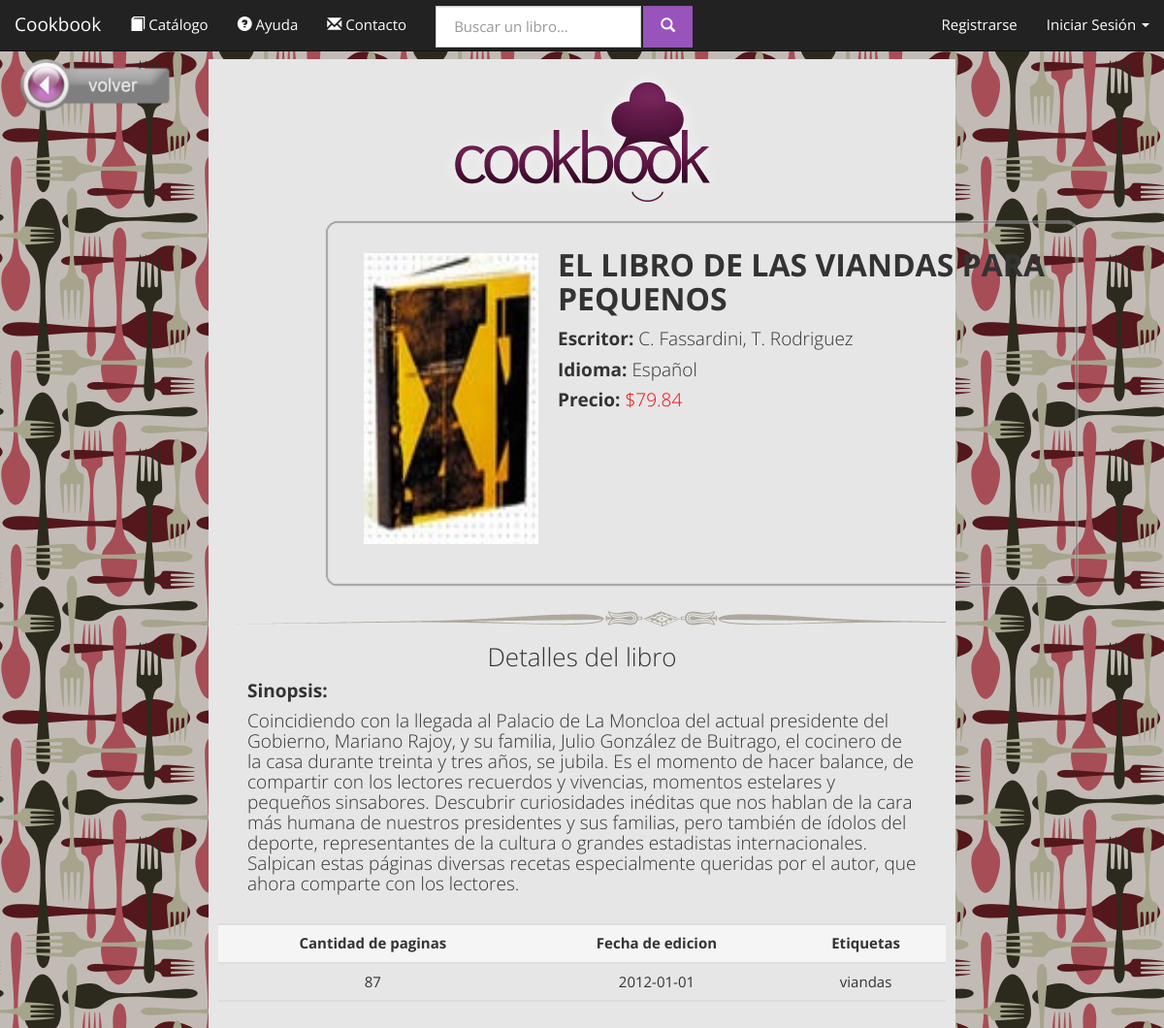
The page /cookbooks.com.ar/product.php?id=2147483647 on the database its author committed.
### tables this page shows
CREATE TABLE IF NOT EXISTS `libros` (
  `ISBN` varchar(10) NOT NULL DEFAULT '',
  `titulo` varchar(50) NOT NULL DEFAULT '',
  `IDIOMA` varchar(40) NOT NULL DEFAULT '',
  `paginas` int(11) NOT NULL DEFAULT '0',
  `precio` float NOT NULL DEFAULT '0',
  `fecha` date NOT NULL DEFAULT '0000-00-00',
  `etiquetas` varchar(100) NOT NULL DEFAULT '',
  `texto` text,
  `tapa` text,
  `eliminado` tinyint(1) NOT NULL DEFAULT '0',
  `hidden` tinyint(1) NOT NULL,
  PRIMARY KEY (`ISBN`)
);

### cookbooks.com.ar/database.php (called while the page is built, shortened)
<?php
class Conexion {
	private $hostname = 'localhost';
	private $port = '8080';
	private $username = 'root';
	private $password = 'F3Dericcio';
	private $dbname = 'cookbookg32';
	private $dbh;
	function conectar(){
		try {
			$this->dbh = new PDO("mysql:host=$this->hostname;dbname=$this->dbname;port=$this->port", $this->username, $this->password, array(PDO::MYSQL_ATTR_INIT_COMMAND => "SET NAMES utf8"));
			return true;
		} catch(PDOException $e) {
			return false;
		}
	}
	function query($statement){
		return $this->dbh->query($statement);
	}
}
class Books{
	static private $conexion;
	static function initialize(){
		self::$conexion = new Conexion;
	}
	static function getBook($bookISBN){
		$result = self::$conexion->query("
			SELECT L.ISBN, L.titulo, GROUP_CONCAT(E.id_autor) as autores, L.paginas, L.precio, L.IDIOMA, L.fecha, L.etiquetas, L.texto, L.tapa, L.eliminado, L.hidden
			FROM libros L
			LEFT JOIN escribe E ON (L.ISBN=E.isbn)
			GROUP BY L.ISBN
			HAVING (L.ISBN=$bookISBN)
		");
		if ($result && $result->rowCount()>0){
			$bookInfo = $result->fetchAll(PDO::FETCH_ASSOC);
			return new Book($bookInfo[0]);
		}
		return NULL;
	}
}
class Book{
	private	$ISBN, $OLD_ISBN,
			$titulo,
			$paginas,
			$precio,
			$idioma,
			$fecha,
			$etiquetas,
			$texto,
			$tapa,
			$eliminado,
			$oculto,
			$autores;
	function __construct($param){
		$this->titulo = $param['titulo']? $param['titulo']:'';
		$this->paginas = $param['paginas']? $param['paginas']:'0';
		$this->precio = $param['precio']? $param['precio']:'0';
		$this->idioma= $param['IDIOMA']? $param['IDIOMA']:'';
		$this->fecha = $param['fecha']? $param['fecha']:'0000-00-00';
		$this->etiquetas = $param['etiquetas']? $param['etiquetas']:'';
		$this->texto = $param['texto']? $param['texto']:'';
		$this->tapa = $param['tapa']? $param['tapa']:'';
		$this->autores = $param['autores']? $param['autores']:'';
	}
	function getTitulo(){
		return $this->titulo;
	}
	function getAutoresString(){
		$arreglo= $this->getAutores();
		$string ="";
		foreach ($arreglo as $key => $value) {
			$inicial=$value->getNombre();
			$inicial= $inicial[0];
			$string.=$inicial.'. '.$value->getApellido().", ";
		}
		$string= substr ($string, 0, -2);
		return $string;
	}
	function getAutores(){
		$autores_ids = explode(",", $this->autores);
		$result= Array();
		foreach ($autores_ids as $key => $value) {
			$autor = Authors::getAuthor($value);
			if ($autor)	array_push($result, $autor);
		}
		return $result;
	}
	function getPaginas(){
		return $this->paginas;
	}
	function getPrecio(){
		return $this->precio;
	}
	function getIdioma(){
		return $this->idioma;
	}
	function getFecha(){
		return $this->fecha;
	}
	function getEtiquetas(){
		return $this->etiquetas;
	}
	function getTexto(){
		return $this->texto;
	}
	function getTapa($crudo = false){
		if ($crudo){
			return $this->tapa;
		}else{
			if(is_file("books/img/tapas/".$this->tapa)){
				return $this->tapa;
			}else{
				return "_DEFAULT_.jpg";
			}
		}
	}
}
class Authors{
	static private $initialized = FALSE;
	static private $conexion;
	private static function initialize(){
		if (self::$initialized) return;
		self::$conexion = new Conexion;
		self::$initialized = TRUE;
	}
	public static function getAuthor($ID){
		$result = self::$conexion->query("
			SELECT *
			FROM autor
			WHERE (ID=$ID)AND(eliminado=0)
			LIMIT 1
		");
		if ($result && $result->rowCount()>0) return new Author($result->fetch(PDO::FETCH_ASSOC));
		else return NULL;
	}
}
class Author{
	private	$ID,
			$nombre,
			$apellido,
			$fecha_nacimiento,
			$lugar_nacimiento,
			$eliminado;
	function __construct($params){
		$this->nombre = $params['nombre']? $params['nombre']: "";
		$this->apellido = $params['apellido']? $params['apellido']:"";
	}
	function getNombre(){
		return $this->nombre;
	}
	function getApellido(){
		return $this->apellido;
	}
}
		?>

### cookbooks.com.ar/product.php (the view, shortened to what this page needs)
<?php
	include_once('database.php');
	if (!isset($_REQUEST['id'])) header('location:./');
	else{
		$book = Books::getBook($_REQUEST['id']);
	}
?>
<!DOCTYPE html>
<html lang="es">
    <head>
        <link href="bootstrap-3.1.1-dist/css/bootstrap_Cosmo.css" rel="stylesheet" media="screen">
    </head>
    <body>
        <?php include_once('navigation.php'); ?>
        <div class="container-fluid text-center">
            <div class="row">
                <div class="col-md-2">
                		<a href="index.php" > <img src="website/img/btn-volver.png" alt="volver" title="volver" "  > </a>
                </div>
                <div class="col-md-8">
                	<div class="jumbotron" style="padding: 10px;min-height: 700px">
                        <img src="website/img/logo.png" class="center-block img-responsive" />
						<div id="contiene">
							<div id="cabeza" >
								<img src="books/img/tapas/<?php echo $book->getTapa() ?>" align="left" style="margin:40px 20px 50px 50px; height:300px; width: 180px">
								<div style="position: relative; margin-right: 140px; margin-top: 30px; text-align: left">
								<h2 style="margin: 0; padding: 4px; alignment-adjust: left"><strong><?php echo $book->getTitulo(); ?></strong></h2>
		                       	<table>
		                            <tr><h4><strong>Escritor: </strong><?php echo $book->getAutoresString();?></tr></h4>
		                            <tr><h4><strong>Idioma: </strong><?php echo $book->getIdioma(); ?></h4></tr>
		                            <tr><h4><strong>Precio: </strong><?php echo "<font color='red'>$".$book->getPrecio()."</font>" ?></h4></tr>
		                            	</div>
							</div>
						</div>
					</div>
						<div id="cuerpo">
							<h3>Detalles del libro</h3>
							<h4 align="left"><strong>Sinopsis: </strong></h4>
							<h4 align="left">
								<?php echo $book->getTexto() ?>
							</h4>
						</div>
						<table class="table">
							 <tbody>
							<tr class="active">
								<td><strong>Cantidad de paginas</strong></td>
								<td><strong>Fecha de edicion</strong></td>
								<td><strong>Etiquetas</strong></td>
							</tr>
							 </tbody>
							  <tbody>
						 	<tr >
								<td><?php echo $book->getPaginas(); ?></br></td>
								<td><?php echo $book->getFecha() ?></br></td>
								<td><?php echo $book->getEtiquetas() ?></br></td>
							</tr>
							 </tbody>
						</table>
           	</div>
       </div>
       </div>
    </body>
</html>

### cookbooks.com.ar/product.php (style rules this page uses)
body { background-image: url('website/img/1167024.png'); }
#cabeza { background-image: url('website/img/menu.png'); background-repeat: no-repeat; width: 900px; height: 400px; float:left; position:absolute; margin-left: 100px; }
#cuerpo { background-image: url('website/img/line.png'); background-repeat: no-repeat; margin-top: 400px; padding-left:30px; padding-right:30px; max-width: 900px; height:auto; }

### rows shown on the page
libros: tapa (picture), titulo "EL LIBRO DE LAS VIANDAS PARA PEQUENOS", IDIOMA "Español", precio "79.84", texto "Coincidiendo con la llegada al Palacio de La Moncloa del actual presidente del Gobierno, Mariano Rajoy, y su familia, Julio González de Buitrago, el cocinero de la casa durante treinta y tres años, se jubila. Es el momento de hacer balance, de compartir con los lectores recuerdos y vivencias, momentos estelares y pequeños sinsabores. Descubrir curiosidades inéditas que nos hablan de la cara más humana de nuestros presidentes y sus familias, pero también de ídolos del deporte, representantes de la cultura o grandes estadistas internacionales. Salpican estas páginas diversas recetas especialmente queridas por el autor, que ahora comparte con los lectores.", paginas "87", fecha "2012-01-01", etiquetas "viandas"

### other values the page prints
$book->getAutoresString() "C. Fassardini, T. Rodriguez"
